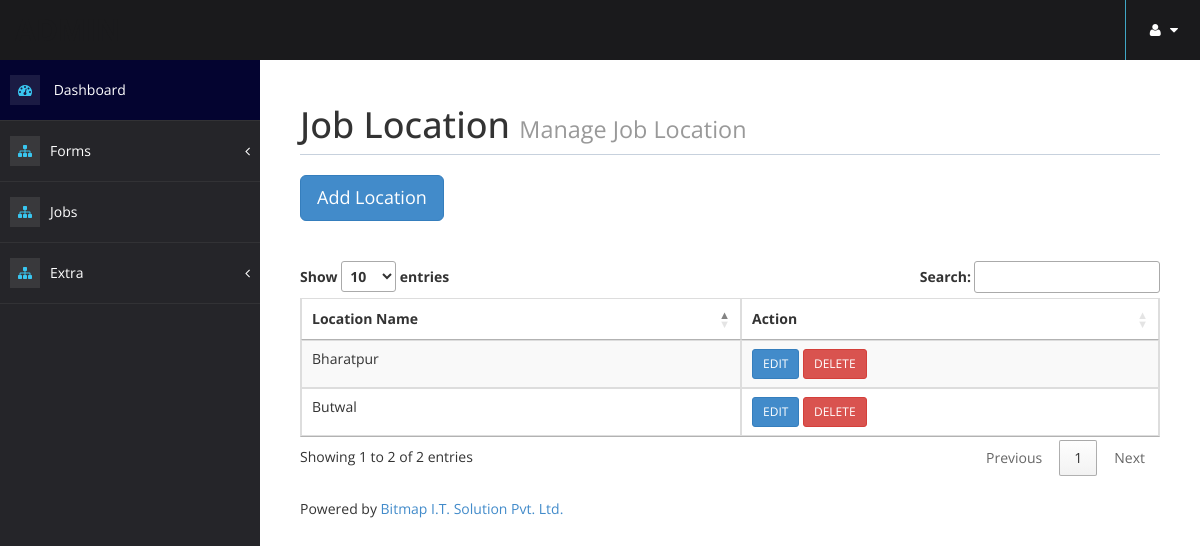
/admin/joblocation.php (signed in), run on the app's committed database.
### tables this page shows
CREATE TABLE IF NOT EXISTS `tbl_job_location` (
`id` int(11) NOT NULL,
  `job_location` varchar(250) NOT NULL
);

### admin/joblocation.php (the view, shortened to what this page needs)
<!DOCTYPE html>
<html xmlns="http://www.w3.org/1999/xhtml">
<head>
    <link href="assets/css/bootstrap.css" rel="stylesheet" />
    <link href="assets/css/font-awesome.css" rel="stylesheet" />
    <link href="assets/js/morris/morris-0.4.3.min.css" rel="stylesheet" />
    <link href="assets/css/custom-styles.css" rel="stylesheet" />
    <link rel="stylesheet" type="text/css" href="https://cdn.datatables.net/1.10.20/css/jquery.dataTables.min.css">
</head>
<body>
    <div id="wrapper">
        <nav class="navbar navbar-default top-navbar " data-spy="affix" data-offset-top="197"    role="navigation">
            <div class="navbar-header">
                <a class="navbar-brand" href="admin.php">ADMIN</a>
            </div>
            <ul class="nav navbar-top-links navbar-right" >
                <li class="dropdown">
                    <a class="dropdown-toggle" data-toggle="dropdown" href="#" aria-expanded="false">
                        <i class="fa fa-user fa-fw"></i> <i class="fa fa-caret-down"></i>
                    </a>
                </li>
            </ul>
        </nav>
        <nav class="navbar-default navbar-side" role="navigation">
            <div class="sidebar-collapse">
                <ul class="nav" id="main-menu">
                    <li>
                        <a class="active-menu" href="admin.php" style="background-color:#040430;"><i class="fa fa-dashboard"></i> Dashboard</a>
                    </li>
                    <li>
                        <a href="#"><i class="fa fa-sitemap"></i>Forms<span class="fa arrow"></span></a>
                    </li>
                     <li>
                        <a href="addjob.php"><i class="fa fa-sitemap"></i>Jobs</span></a>
                    </li>
                    <li>
                        <a href="#"><i class="fa fa-sitemap"></i>Extra<span class="fa arrow"></span></a>
                    </li>
                </ul>
            </div>
        </nav>
        <div id="page-wrapper">
            <div id="page-inner">
                <div class="row">
                    <div class="col-md-12">
                        <h1 class="page-header">
                            Job Location <small>Manage Job Location</small>
                        </h1>
                    </div>
                </div>
                <div>
                    <button type="button" class="btn btn-primary btn-lg " data-toggle="modal" data-target="#myModal">
                      Add Location
                    </button>
                </div>
                <br>
                <br>
   <table id="example" class="table table-striped table-bordered " cellspacing="0" width="100%">
  <thead>
    <tr>
      <th class="th-sm ">Location Name</th>
     <th class="th-sm">Action</th>
    </tr>
  </thead>
  <tbody>
<?php
include '../openconnection.php';
$query = "SELECT * FROM tbl_job_location";
$result = $conn->query($query);
while($rows = $result->fetch_assoc())
{
 ?>
    <tr>
      <td><?php echo $rows['job_location'];?></td>
       <td>
          <a href="#" class="btn btn-primary btn-sm">EDIT</a>
         <a href="joblocation.php?dlt_id=<?php echo $rows['id'];?>" class="btn btn-danger btn-sm" name="delete_btn">DELETE</a>
        </td>
    </tr>
    <?php
  }
  ?>
  </tbody>
</table>
                <footer><p>Powered by <a href="https://bitmapitsolution.com" target="_blank">Bitmap I.T. Solution Pvt. Ltd.</a></p></footer>
            </div>
        </div>
    </div>
</body>
</html>

### admin/assets/css/custom-styles.css (style rules this page uses)
body { font-family: 'Open Sans', sans-serif; }
#wrapper { width: 100%; background-color: #252529 ; }
#page-wrapper { padding: 15px 15px; min-height: 600px; background: #FFFFFF; }
#page-inner { width:100%; margin:10px 20px 10px 0px; background-color:transparent; padding:10px; min-height:1200px; }
h1, .h1, h2, .h2, h3, .h3 { margin-top: 7px; margin-bottom: -5px; }
p { font-size:16px; line-height:25px; padding-top:20px; }
.navbar-side .nav > li > a > i { color: #39C6F0; background: rgba(255, 255, 255, 0.09); padding: 8px; width: 30px; text-align: center; }
.page-header { padding-bottom: 9px; margin: 10px 0 20px; border-bottom: 1px solid #C7D1DD; }
footer p { font-size: 14px; }
.top-navbar { margin:0px; }
.top-navbar .navbar-brand { color: #fff; width: 260px; text-align: left; height: 60px; font-size: 30px; font-weight: 700; text-transform: uppercase; line-height: 30px; }
.top-navbar .nav > li { position: relative; display: inline-block; margin: 0px; padding: 0px; }
.top-navbar .nav > li > a { position: relative; display: block; padding: 20px; color: #FFFFFF; border-left: 1px solid #40A7C5; margin: 0px; }
.active-menu { background-color: 1a1a1c; }
.arrow { float: right; margin-top: 8px; }
.fa.arrow:before { content: "\f104"; }
.sidebar-collapse , .sidebar-collapse .nav { background:none; }
.sidebar-collapse .nav { padding:0; }
.sidebar-collapse .nav > li > a { color:#fff; background:transparent; text-shadow:none; }
.sidebar-collapse > .nav > li > a { padding:15px 10px; }
.sidebar-collapse > .nav > li { border-bottom: 1px solid rgba(107, 108, 109, 0.19); }
.navbar-side { border:none; background-color: transparent; }
.top-navbar { background: #1a1a1c; border-bottom:none; }
.top-navbar .nav > li > a > i { margin-right: 2px; }
.navbar-default { border:0px solid black; }
.navbar-header { background: #1a1a1c; }
.nav > li > a > i { margin-right:10px; color: #FFFFFF; }
@media (min-width:768px) { #page-wrapper { margin: 0 0 0 260px; padding: 15px 30px; min-height: 1200px; } }
@media (min-width:768px) { .navbar-side { z-index: 1; position: absolute; width: 260px; } }
@media (min-width:768px) { .navbar { border-radius: 0px; } }

### data on the page
tbl_job_location: job_location "Bharatpur"
tbl_job_location: job_location "Butwal"
